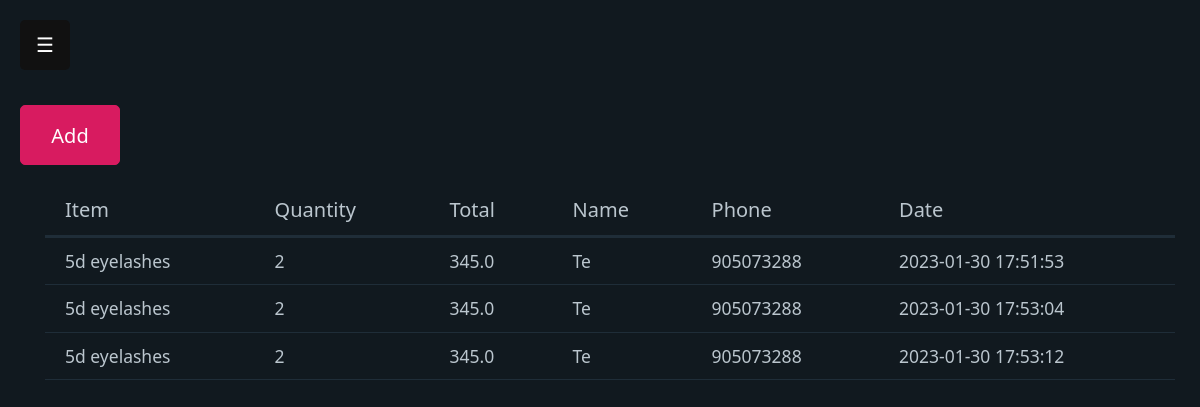
Page /supplier (signed in) on the committed database.
### tables this page shows
CREATE TABLE supplier (
                    id INTEGER PRIMARY KEY AUTOINCREMENT,
                    item VARCHAR(255) NOT NULL,
                    quantity INTEGER NOT NULL,
                    total REAL NOT NULL,
                    name VARCHAR(255) NOT NULL,
                    phone INTEGER NOT NULL,
                    "date" TEXT NOT NULL
                    );

### main.py (the view)
@app.route('/supplier', methods=['GET'])
def supplier_page():
    if not session.get('name'):
        return login_page()
    suppliers = db.fetch_supplier()
    return render_template('supplier.html', suppliers=suppliers)

### db.py (called while the page is built)
def connector():
    conn = sqlite3.connect('instance/sample.sqlite')
    cur = conn.cursor()
    return conn, cur

def fetch_supplier():
    conn, cur = connector()
    cur.execute("select item, quantity, total, name, phone, date from supplier")
    rows = cur.fetchall()
    cur.close()
    conn.close()
    return rows

### templates/supplier.html (shortened to what this page needs)
{% extends "layout.html" %}
{% block content %}
    <input class="container" id="add-item" type="button" onclick="window.location.href='/add_supplier'" value="Add" >
    <table class="container">
        <thead>
            <tr>
                <th scope="col">Item</th>
                <th scope="col">Quantity</th>
                <th scope="col">Total</th>
                <th scope="col">Name</th>
                <th scope="col">Phone</th>
                <th scope="col">Date</th>
            </tr>
        </thead>
        <tbody>
        {% for entry in suppliers %}
            <tr>
                {% for key in entry %}
                    <td>{{ key }}</td>
                {% endfor %}
            </tr>
        {% endfor %}
    </table>
{% endblock %}

### templates/layout.html (shortened to what this page needs)
<!DOCTYPE html>
<html lang="en" data-theme="dark">
<head>
    <link rel="stylesheet" href="{{url_for('static', filename='css/pico-mod.css')}}"/>
</head>
<body class="op-grid" id="op-grid">
    <div id="main">
      <button id="open-nav" aria-label="closed" class="open-btn" onclick="openNav()">&#9776;</button>
    </div>
    <main class="op-grid-child">
        {% block content%}
        {% endblock %}
    </main>
</body>
</html>

### static/css/pico-mod.css (style rules this page uses)
:root { --primary: #d81b60; max-width: 100%; }
.open-btn { position: absolute; font-size: 20px; width: 50px; cursor: pointer; background-color: #111; color: white; padding: 10px 15px; border: none; }
#main { transition: margin-left .5s; padding: 20px; }
.op-grid { display: grid; grid-template-columns: 20px auto; }
.op-grid-child { grid-column-start: 2; grid-column-end: 3; }
#add-item { max-width: 100px; height: 60px; margin-top: 25px; }

### rows in the picture
supplier: item "5d eyelashes", entry "2", total "345.0", name "Te", phone "905073288", date "2023-01-30 17:51:53"
supplier: item "5d eyelashes", entry "2", total "345.0", name "Te", phone "905073288", date "2023-01-30 17:53:04"
supplier: item "5d eyelashes", entry "2", total "345.0", name "Te", phone "905073288", date "2023-01-30 17:53:12"
